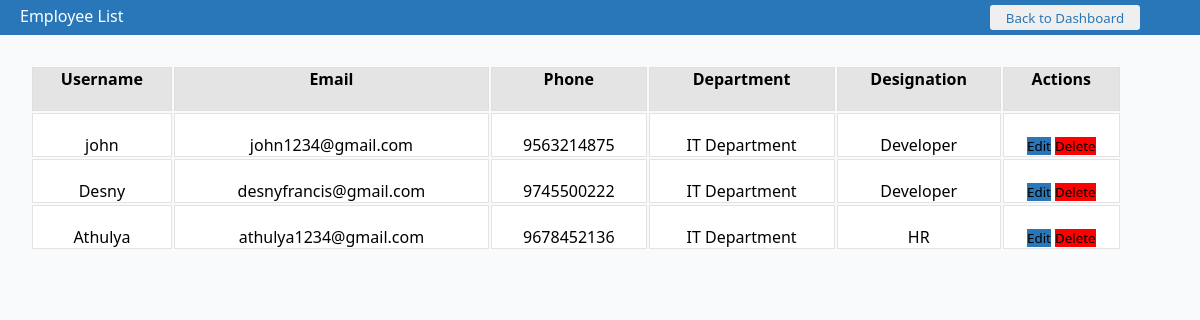
Before: /employees/ (signed in) with the older database file.
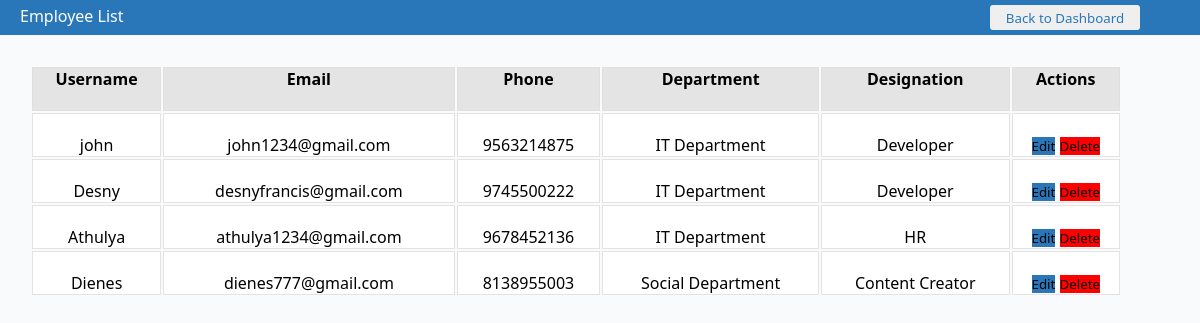
After: the same page with the newer database file.
### app/models.py (models this page shows, shortened)
class Employee(models.Model):
    user = models.OneToOneField(User, on_delete=models.CASCADE)
    phone = models.IntegerField()
    department = models.TextField()
    designation = models.TextField()

### app/views.py (the view)
# urls.py: path('employees/',views.employee_list,name='employee_list'),
@login_required
def employee_list(request):
    employees = Employee.objects.all()
    return render(request, 'admin/employee_list.html', {'employees': employees})

### template/admin/employee_list.html (shortened to what this page needs)
<!DOCTYPE html>
<html lang="en">
<head>
    {% load static %}
    <link rel="stylesheet" href="{% static 'css/employee_list.css' %}">
</head>
<body>
    <div class="nav">
        <div class="main_head">
            <h2>Employee List</h2>
        </div>
        <div class="backto">
            <a href="{% url 'admin_dashboard' %}"><button>Back to Dashboard</button></a>
        </div>
    </div>
    <table>
        <thead>
            <tr>
                <th>Username</th>
                <th>Email</th>
                <th>Phone</th>
                <th>Department</th>
                <th>Designation</th>
                <th>Actions</th>
            </tr>
        </thead>
        {% for employee in employees %}
        <tr>
            <td>{{ employee.user.username }}</td>
            <td>{{ employee.user.email }}</td>
            <td>{{ employee.phone }}</td>
            <td>{{ employee.department }}</td>
            <td>{{ employee.designation }}</td>
            <td>
                <span class="edit"><a href=""><button>Edit</button></a></span>
                <span class="delete"><a href=""><button>Delete</button></a></span>
            </td>
        </tr>
        {% endfor %}
    </table>
</body>
</html>

### static/css/employee_list.css (style rules this page uses)
* { margin: 0; padding: 0; }
* { font-family: 'Segoe UI', Tahoma, Geneva, Verdana, sans-serif; }
body { background-color: rgb(249, 250, 252); }
.nav { height: 35px; background-color: rgb(41, 119, 184); display: flex; justify-content: space-between; }
.main_head h2 { padding-top: 5px; padding-left: 20px; color: white; font-size: 16px; font-weight: 500; }
.backto { padding-right: 60px; padding-top: 5px; }
.backto button { width: 150px; height: 25px; border: none; outline: none; color:rgb(41, 119, 184) ; font-weight: 500; border-radius: 3px; }
table { padding: 30px; width: 96%; }
th { border: 1px solid rgb(223, 223, 223); background-color:rgb(228, 228, 228) ; padding-bottom: 20px; text-align: center; }
td { border: 1px solid rgb(227, 227, 227); background-color: white; padding-top: 20px; text-align: center; }
.edit button { background-color:rgb(41, 119, 184) ; border: none; outline: none; }
.delete button { background-color: red; border: none; outline: none; }

Changed rows visible on the page:
added Employee: user.username "Dienes", user.email "dienes777@gmail.com", phone "8138955003", department "Social Department", designation "Content Creator"
